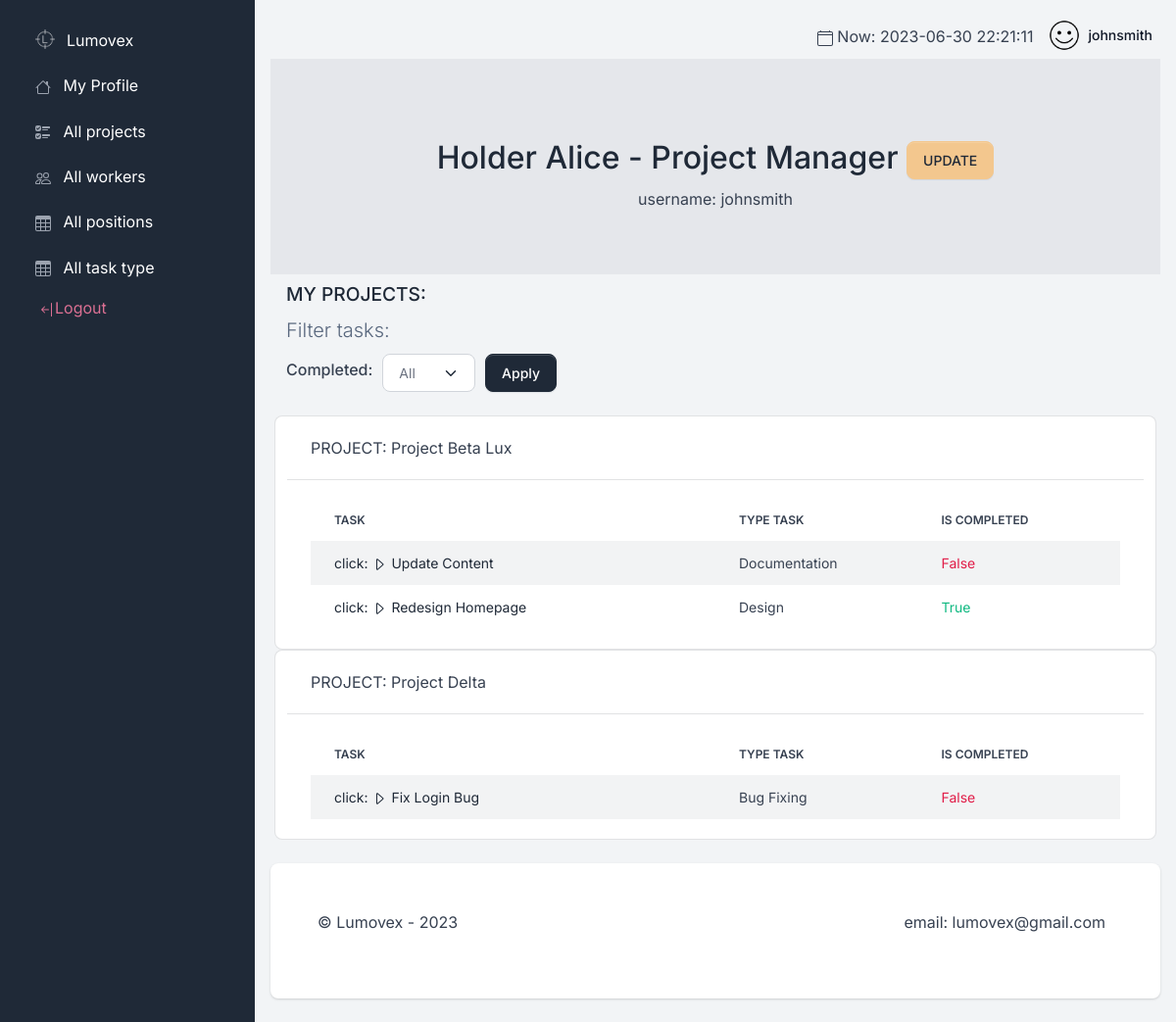
Page /workers/4/ (signed in) on the committed database.
### task_manager/models.py (models this page shows, shortened)
class Worker(AbstractUser):
    position = models.ForeignKey(
        Position,
        on_delete=models.CASCADE,
        null=True,
    )
    class Meta:
        verbose_name = "worker"
        verbose_name_plural = "workers"

class Position(models.Model):
    name = models.CharField(max_length=63)
    def __str__(self):
        return self.name

class Project(models.Model):
    name = models.CharField(max_length=255)
    description = models.TextField()
    deadline = models.DateField(null=True, blank=True)
    is_completed = models.BooleanField(default=False)
    assignees = models.ManyToManyField(
        settings.AUTH_USER_MODEL,
        related_name="projects"
    )

class Task(models.Model):
    name = models.CharField(max_length=255)
    description = models.TextField()
    created_at = models.DateTimeField(auto_now_add=True)
    deadline = models.DateField(null=False, blank=False)
    is_completed = models.BooleanField(default=False)
    priority = models.CharField(
        max_length=6,
        choices=(
            ("Urgent", "Urgent"),
            ("High", "High"),
            ("Normal", "Normal"),
            ("Low", "Low"),
        ),
        default="Normal",
    )
    task_type = models.ForeignKey(
        TaskType,
        on_delete=models.CASCADE,
        related_name="tasks"
    )
    assignees = models.ManyToManyField(
        settings.AUTH_USER_MODEL,
        related_name="assignees"
    )
    project = models.ForeignKey(
        Project,
        on_delete=models.CASCADE,
        related_name="tasks"
    )
    class Meta:
        ordering = ['-created_at']

class TaskType(models.Model):
    name = models.CharField(max_length=63)
    def __str__(self):
        return self.name

### task_manager/views.py (the view)
class WorkerDetailView(LoginRequiredMixin, generic.DetailView):
    model = Worker
    queryset = Worker.objects.prefetch_related("position")
    def get_context_data(self, **kwargs):
        context = super().get_context_data(**kwargs)
        worker = self.object
        project_id = self.request.GET.get("project_id")
        is_completed = self.request.GET.get("is_completed")
        tasks = Task.objects.filter(assignees=worker)
        if project_id:
            tasks = tasks.filter(project_id=project_id)
        if is_completed is not None:
            is_completed = True if is_completed.lower() == "true" else False
            tasks = tasks.filter(is_completed=is_completed)
        context["tasks"] = tasks
        return context

### templates/task_manager/worker_detail.html (shortened to what this page needs)
{% extends "base.html" %}
{% block content %}
<section class="pt-9 pt-md-6 bg-gray-200">
  <div class="container">
    <div class="row justify-content-center">
      <div class="col-12 col-md-10 col-lg-12 text-center mb-5">
        <h2>
          {{ worker.last_name }} {{ worker.first_name }} - {{ worker.position }} <span>
          <a href="{% url 'task_manager:worker-accounts-update' pk=worker.id %}?next={{request.path}}"
            type="submit"
            class="btn btn-warning">UPDATE
          </a></span>
        </h2>
        <p class="display-8 text-center">username: {{ user.get_username }}</p>
      </div>
    </div>
  </div>
</section>
<section class="pt-5 pt-md-2">
  <div class="container">
    <div class="row align-items-center">
      <h6 class="display-5 text-center text-md-start">
        MY PROJECTS:
      </h6><br>
      <p class="lead text-center text-md-start text-muted mb-6 mb-lg-2">
        Filter tasks:
      </p>
      <form method="GET" style="width: 300px;">
        <div class="form-group" style="display: flex; align-items: center;">
          <label for="filter_completed" style="margin-right: 10px;">Completed:</label>
          <select style="margin-right: 10px;" name="is_completed" id="filter_completed" class="form-select"
            aria-label="Default select example">
            <option value="all" {% if request.GET.is_completed == 'all' or not request.GET.is_completed %}selected{% endif %}>
              All
            </option>
          </select>
          <button class="btn btn-primary" type="submit">Apply</button>
        </div>
      </form>
    </div>
  </div>
</section>
<section class="pt-9 pt-md-4">
  <div class="container">
    <div class="row justify-content-center">
      {% if worker.projects.all %}
      {% for project in worker.projects.all %}
      <div class="card card-table">
        <div class="card-header">
          <div class="title">PROJECT: {{ project.name }}</div>
        </div>
        {% with project_tasks=project.tasks.all %}
        {% if project_tasks %}
        <div class="card-body table-responsive">
          <table class="table table-striped table-borderless">
            <thead>
              <tr>
                <th style="width:50%;">TASK</th>
                <th style="width:25%;">TYPE TASK</th>
                <th style="width:25%;">IS COMPLETED</th>
              </tr>
            </thead>
            <tbody class="no-border-x">
              {% for task in project_tasks %}
              {% if worker in task.assignees.all %}
              {% if request.GET.is_completed == 'all' or not request.GET.is_completed %}
              <tr>
                <td>
                  <a href="{% url 'task_manager:task-detail' project_id=project.id pk=task.id %}">
                    <span>click:
                      <svg xmlns="http://www.w3.org/2000/svg" width="16" height="16" fill="currentColor"
                        class="bi bi-caret-right" viewBox="0 0 16 16">
                        <path
                          d="M6 12.796V3.204L11.481 8 6 12.796zm.659.753 5.48-4.796a1 1 0 0 0 0-1.506L6.66 2.451C6.011 1.885 5 2.345 5 3.204v9.592a1 1 0 0 0 1.659.753z" />
                      </svg>
                    </span>{{ task.name }}</a>
                </td>
                <td>{{ task.task_type }}</td>
                {% if task.is_completed is True %}
                <td class="text-success">{{ task.is_completed }}</td>
                {% else %}
                <td class="text-danger">{{ task.is_completed }}</td>
                {% endif %}
              </tr>
              {% endif %}
              {% endif %}
              {% endfor %}
            </tbody>
          </table>
        </div>
        {% else %}
        <div class="card-body">
          <p>No tasks</p>
        </div>
        {% endif %}
        {% endwith %}
      </div>
      <br>
      {% endfor %}
      {% else %}
      <p>No projects</p>
      {% endif %}
    </div>
  </div>
</section>
{% endblock %}

### templates/includes/navigation.html (shortened to what this page needs)
{% load static %}
<nav class="navbar navbar-top navbar-expand navbar-dashboard navbar-dark ps-0 pe-2 pb-0">
  <div class="container-fluid px-0">
    <div class="d-flex justify-content-between w-100" id="navbarSupportedContent">
      <ul class="navbar-nav align-items-center">
        <li>
          <span>
          </span>  Now: {% now "Y-m-d H:i:s" %}</li>
        <li class="nav-item dropdown ms-lg-3">
        {% if user.is_authenticated %}
          <a class="nav-link dropdown-toggle pt-1 px-0" href="{% url 'task_manager:worker-detail' pk=user.id %}" role="button" data-bs-toggle="dropdown"
            aria-expanded="false">
            <div class="media d-flex align-items-center">
              <img class="avatar rounded-circle" alt="Image placeholder"
                src="{% static 'assets/img/team/userlogout.png' %}">
              <div class="media-body ms-2 text-dark align-items-center d-none d-lg-block">
                <span class="mb-0 font-small fw-bold text-gray-900">{{ user.get_username }}</span>
              </div>
            </div>
          </a>
        </li>
      {% else %}
        <a class="nav-link dropdown-toggle pt-1 px-0" style="color:darkgreen; font-size: 25px " href="{% url 'login' %}?next={{request.path}}"
          ><img class="avatar rounded-circle" alt="Image placeholder"
                src="{% static 'assets/img/team/user_login.png' %}">Login
        </a>
      {% endif %}
      </ul>
    </div>
  </div>
</nav>

### rows in the picture
Worker: get_username "johnsmith"
Worker: last_name "Holder", first_name "Alice", position "Project Manager"
Project: name "Project Beta Lux"
Task: name "Update Content", task_type "Documentation", is_completed "False"
Task: name "Redesign Homepage", task_type "Design", is_completed "True"
Project: name "Project Delta"
Task: name "Fix Login Bug", task_type "Bug Fixing", is_completed "False"
